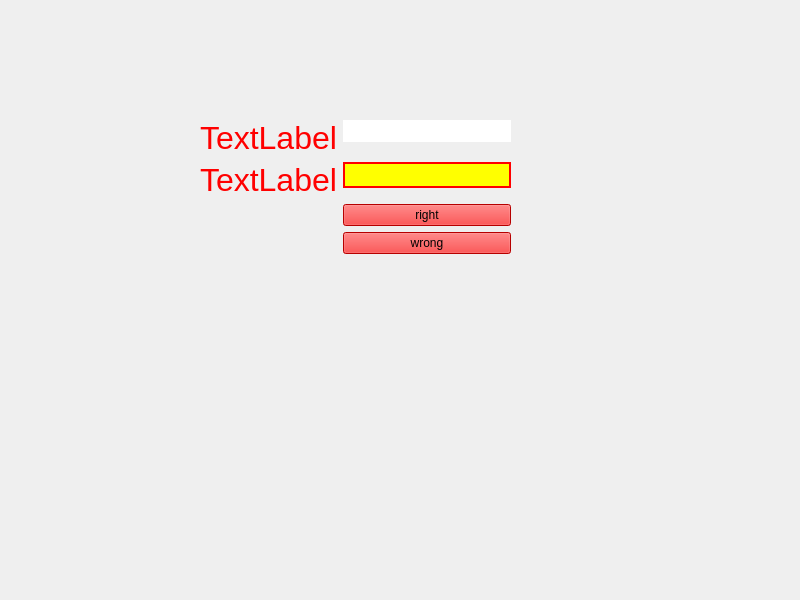
<?xml version="1.0" encoding="UTF-8"?>
<ui version="4.0">
 <class>MainWindow</class>
 <widget class="QMainWindow" name="MainWindow">
  <property name="geometry">
   <rect>
    <x>0</x>
    <y>0</y>
    <width>800</width>
    <height>600</height>
   </rect>
  </property>
  <property name="windowTitle">
   <string>MainWindow</string>
  </property>
  <property name="styleSheet">
   <string notr="true">QLabel
{
	font-size:32px;
	color:red;
}
QLineEdit 
{
	border:none;
	padding:3px;
}
QLineEdit#lineEdit_2
{
	background-color:yellow;
	color:red;
	border:2px solid red;
}
QLabel#gg
{
	color:green;
}
QFormLayout#formLayout {
    background-color: pink;
    border: 5px solid red;
}
QPushButton { background-color: red; }
QPushButton:hover { background-color: #66c011; }
</string>
  </property>
  <widget class="QWidget" name="centralwidget">
   <widget class="QWidget" name="formLayoutWidget">
    <property name="geometry">
     <rect>
      <x>200</x>
      <y>120</y>
      <width>311</width>
      <height>171</height>
     </rect>
    </property>
    <layout class="QFormLayout" name="formLayout">
     <item row="0" column="1">
      <widget class="QLineEdit" name="lineEdit"/>
     </item>
     <item row="1" column="1">
      <widget class="QLineEdit" name="lineEdit_2"/>
     </item>
     <item row="0" column="0">
      <widget class="QLabel" name="label">
       <property name="text">
        <string>TextLabel</string>
       </property>
      </widget>
     </item>
     <item row="1" column="0">
      <widget class="QLabel" name="label_2">
       <property name="text">
        <string>TextLabel</string>
       </property>
      </widget>
     </item>
     <item row="2" column="1">
      <widget class="QPushButton" name="pushButton">
       <property name="text">
        <string>right</string>
       </property>
      </widget>
     </item>
     <item row="3" column="1">
      <widget class="QPushButton" name="pushButton_2">
       <property name="text">
        <string>wrong</string>
       </property>
      </widget>
     </item>
    </layout>
   </widget>
  </widget>
 </widget>
 <resources/>
 <connections/>
</ui>
